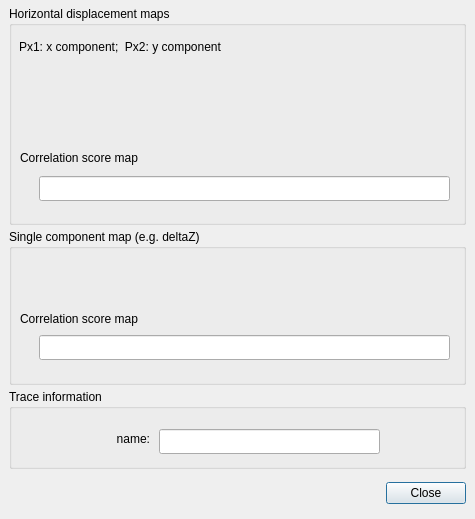
<?xml version="1.0" encoding="UTF-8"?>
<ui version="4.0">
 <class>Dialog_project_inputFiles_viewContentOnly</class>
 <widget class="QDialog" name="Dialog_project_inputFiles_viewContentOnly">
  <property name="windowModality">
   <enum>Qt::ApplicationModal</enum>
  </property>
  <property name="geometry">
   <rect>
    <x>0</x>
    <y>0</y>
    <width>475</width>
    <height>519</height>
   </rect>
  </property>
  <property name="windowTitle">
   <string>Project input files and trace</string>
  </property>
  <property name="modal">
   <bool>true</bool>
  </property>
  <layout class="QVBoxLayout" name="verticalLayout">
   <property name="spacing">
    <number>4</number>
   </property>
   <property name="sizeConstraint">
    <enum>QLayout::SetMinAndMaxSize</enum>
   </property>
   <property name="leftMargin">
    <number>9</number>
   </property>
   <property name="topMargin">
    <number>6</number>
   </property>
   <property name="rightMargin">
    <number>9</number>
   </property>
   <property name="bottomMargin">
    <number>6</number>
   </property>
   <item>
    <widget class="QGroupBox" name="groupBox_PX1PX2">
     <property name="sizePolicy">
      <sizepolicy hsizetype="Preferred" vsizetype="Fixed">
       <horstretch>0</horstretch>
       <verstretch>0</verstretch>
      </sizepolicy>
     </property>
     <property name="minimumSize">
      <size>
       <width>0</width>
       <height>219</height>
      </size>
     </property>
     <property name="title">
      <string>Horizontal displacement maps</string>
     </property>
     <property name="checkable">
      <bool>false</bool>
     </property>
     <widget class="WidgetInputFilesImages_viewOnly" name="widget_PX1PX2_inputImageFiles" native="true">
      <property name="geometry">
       <rect>
        <x>10</x>
        <y>53</y>
        <width>436</width>
        <height>80</height>
       </rect>
      </property>
     </widget>
     <widget class="QLineEdit" name="lineEdit_PX1PX2_correlScoreMap">
      <property name="geometry">
       <rect>
        <x>30</x>
        <y>170</y>
        <width>411</width>
        <height>25</height>
       </rect>
      </property>
      <property name="inputMask">
       <string notr="true"/>
      </property>
      <property name="text">
       <string notr="true"/>
      </property>
      <property name="readOnly">
       <bool>true</bool>
      </property>
      <property name="placeholderText">
       <string notr="true"/>
      </property>
     </widget>
     <widget class="QLabel" name="label_PX1PX2_correlScoreMap">
      <property name="geometry">
       <rect>
        <x>11</x>
        <y>143</y>
        <width>431</width>
        <height>17</height>
       </rect>
      </property>
      <property name="text">
       <string>Correlation score map</string>
      </property>
     </widget>
     <widget class="QLabel" name="label">
      <property name="geometry">
       <rect>
        <x>10</x>
        <y>32</y>
        <width>431</width>
        <height>17</height>
       </rect>
      </property>
      <property name="text">
       <string>Px1: x component;  Px2: y component</string>
      </property>
     </widget>
    </widget>
   </item>
   <item>
    <widget class="QGroupBox" name="groupBox_DeltaZorOther">
     <property name="sizePolicy">
      <sizepolicy hsizetype="Preferred" vsizetype="Fixed">
       <horstretch>0</horstretch>
       <verstretch>0</verstretch>
      </sizepolicy>
     </property>
     <property name="minimumSize">
      <size>
       <width>0</width>
       <height>156</height>
      </size>
     </property>
     <property name="title">
      <string>Single component map (e.g. deltaZ)</string>
     </property>
     <property name="checkable">
      <bool>false</bool>
     </property>
     <widget class="WidgetInputFilesImages_viewOnly" name="widget_deltaZorOther_inputImageFiles" native="true">
      <property name="geometry">
       <rect>
        <x>10</x>
        <y>30</y>
        <width>436</width>
        <height>41</height>
       </rect>
      </property>
     </widget>
     <widget class="QLineEdit" name="lineEdit_deltaZorOther_correlScoreMap">
      <property name="geometry">
       <rect>
        <x>30</x>
        <y>106</y>
        <width>411</width>
        <height>25</height>
       </rect>
      </property>
      <property name="inputMask">
       <string notr="true"/>
      </property>
      <property name="text">
       <string notr="true"/>
      </property>
      <property name="readOnly">
       <bool>true</bool>
      </property>
      <property name="placeholderText">
       <string notr="true"/>
      </property>
     </widget>
     <widget class="QLabel" name="label_deltaZorOther_correlScoreMap">
      <property name="geometry">
       <rect>
        <x>11</x>
        <y>81</y>
        <width>431</width>
        <height>17</height>
       </rect>
      </property>
      <property name="text">
       <string>Correlation score map</string>
      </property>
     </widget>
    </widget>
   </item>
   <item>
    <widget class="QGroupBox" name="groupBox_routeInProject">
     <property name="sizePolicy">
      <sizepolicy hsizetype="Preferred" vsizetype="Fixed">
       <horstretch>0</horstretch>
       <verstretch>0</verstretch>
      </sizepolicy>
     </property>
     <property name="minimumSize">
      <size>
       <width>0</width>
       <height>80</height>
      </size>
     </property>
     <property name="title">
      <string>Trace information</string>
     </property>
     <property name="flat">
      <bool>false</bool>
     </property>
     <widget class="QLabel" name="label_routeName">
      <property name="geometry">
       <rect>
        <x>20</x>
        <y>40</y>
        <width>121</width>
        <height>20</height>
       </rect>
      </property>
      <property name="text">
       <string>name:</string>
      </property>
      <property name="alignment">
       <set>Qt::AlignRight|Qt::AlignTrailing|Qt::AlignVCenter</set>
      </property>
     </widget>
     <widget class="QLineEdit" name="lineEdit_routeName">
      <property name="geometry">
       <rect>
        <x>150</x>
        <y>40</y>
        <width>221</width>
        <height>25</height>
       </rect>
      </property>
      <property name="focusPolicy">
       <enum>Qt::NoFocus</enum>
      </property>
      <property name="inputMask">
       <string notr="true"/>
      </property>
      <property name="text">
       <string notr="true"/>
      </property>
      <property name="readOnly">
       <bool>true</bool>
      </property>
      <property name="placeholderText">
       <string notr="true"/>
      </property>
     </widget>
    </widget>
   </item>
   <item>
    <widget class="QDialogButtonBox" name="buttonBox">
     <property name="sizePolicy">
      <sizepolicy hsizetype="Expanding" vsizetype="Fixed">
       <horstretch>0</horstretch>
       <verstretch>0</verstretch>
      </sizepolicy>
     </property>
     <property name="minimumSize">
      <size>
       <width>0</width>
       <height>40</height>
      </size>
     </property>
     <property name="orientation">
      <enum>Qt::Horizontal</enum>
     </property>
     <property name="standardButtons">
      <set>QDialogButtonBox::Close</set>
     </property>
    </widget>
   </item>
  </layout>
 </widget>
 <customwidgets>
  <customwidget>
   <class>WidgetInputFilesImages_viewOnly</class>
   <extends>QWidget</extends>
   <header>widgetInputFilesImages_viewOnly.h</header>
   <container>1</container>
  </customwidget>
 </customwidgets>
 <resources/>
 <connections>
  <connection>
   <sender>buttonBox</sender>
   <signal>rejected()</signal>
   <receiver>Dialog_project_inputFiles_viewContentOnly</receiver>
   <slot>reject()</slot>
   <hints>
    <hint type="sourcelabel">
     <x>316</x>
     <y>260</y>
    </hint>
    <hint type="destinationlabel">
     <x>286</x>
     <y>274</y>
    </hint>
   </hints>
  </connection>
  <connection>
   <sender>buttonBox</sender>
   <signal>accepted()</signal>
   <receiver>Dialog_project_inputFiles_viewContentOnly</receiver>
   <slot>accept()</slot>
   <hints>
    <hint type="sourcelabel">
     <x>248</x>
     <y>254</y>
    </hint>
    <hint type="destinationlabel">
     <x>157</x>
     <y>274</y>
    </hint>
   </hints>
  </connection>
 </connections>
</ui>
